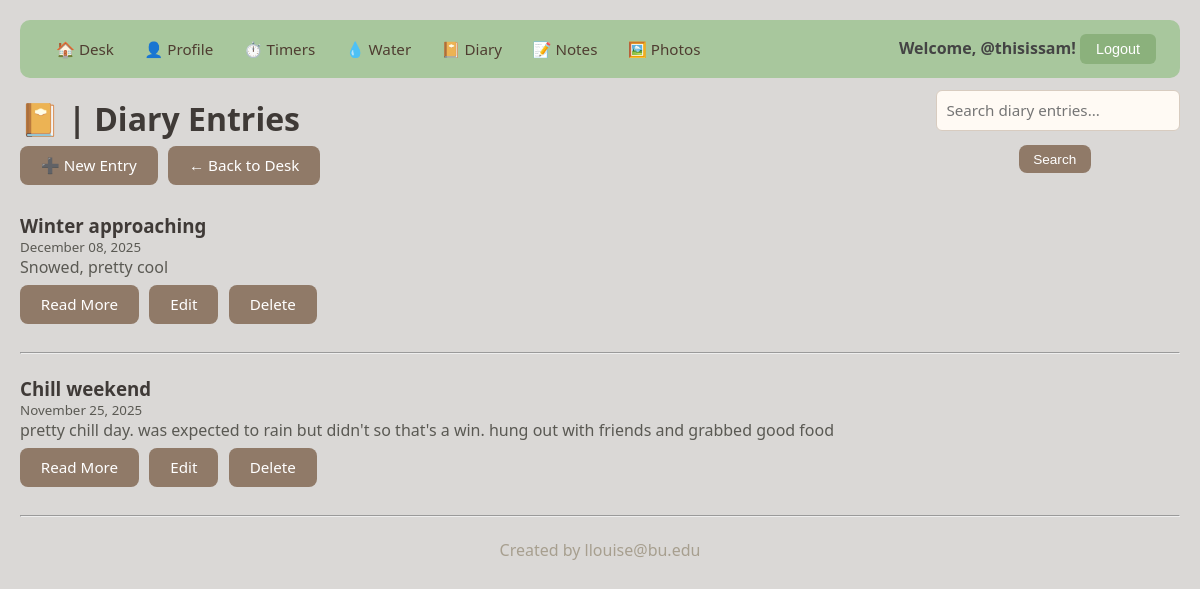
Screenshot of /project/diary/ (signed in) with the database file from the repository.
### project/models.py (models this page shows, shortened)
class DiaryEntry(models.Model):
    user = models.ForeignKey(
        User, on_delete=models.CASCADE, related_name="diary_entries"
    )
    date = models.DateField(auto_now_add=True)
    title = models.CharField(max_length=200, help_text="Short title for your entry")
    content = models.TextField(help_text="Write your thoughts here")
    created_at = models.DateTimeField(auto_now_add=True)
    updated_at = models.DateTimeField(auto_now=True)
    class Meta:
        ordering = ["-date"]
        verbose_name_plural = "Diary Entries"

### project/views.py (the view, shortened to what this page needs)
# urls.py: path("diary/", DiaryListView.as_view(), name="diary_list"),
class DiaryListView(LoginRequiredMixin, ListView):
    model = DiaryEntry
    template_name = "project/diary_list.html"
    context_object_name = "entries"
    def dispatch(self, request, *args, **kwargs):
        self.query = request.GET.get("q", "").strip()
        return super().dispatch(request, *args, **kwargs)
    def get_queryset(self):
        qs = DiaryEntry.objects.filter(user=self.request.user).order_by("-date")
        if self.query:
            qs = qs.filter(
                Q(title__icontains=self.query) | Q(content__icontains=self.query)
            )
        return qs
    def get_context_data(self, **kwargs):
        ctx = super().get_context_data(**kwargs)
        ctx["query"] = self.query
        return ctx

### project/templates/project/diary_list.html
{% extends 'project/base.html' %}
{% block content %}
<div class="page-header">
    <h1>📔 | Diary Entries</h1>
    <form method="get" class="diary-search-form">
        <input
            type="text"
            name="q"
            value="{{ query|default:'' }}"
            placeholder="Search diary entries..."
            class="form-input"
        >
        <button type="submit" class="btn btn-small">Search</button>
    </form>
</div>
<p>
    <a href="{% url 'create_diary' %}" class="btn">➕ New Entry</a>
    <a href="{% url 'desk' %}" class="btn">← Back to Desk</a>
</p>
<p>&nbsp;</p>
<ul>
    {% for entry in entries %}
        <li>
            <h3>{{ entry.title }}</h3>
            <p><small>{{ entry.date|date:"F d, Y" }}</small></p>
            <p>{{ entry.content|truncatewords:50 }}</p>
            <p>
                <a href="{% url 'diary_detail' entry.pk %}" class="btn">Read More</a>
                <a href="{% url 'update_diary' entry.pk %}" class="btn">Edit</a>
                <a href="{% url 'delete_diary' entry.pk %}" class="btn">Delete</a>
            </p>
        </li>
        <p>&nbsp;</p>
        <hr>
        <p>&nbsp;</p>
    {% empty %}
        <li>No diary entries yet. Write your first entry!</li>
    {% endfor %}
</ul>
{% endblock %}

### project/templates/project/base.html (shortened to what this page needs)
{% load static %}
<html>
  <head>
    <link rel="stylesheet" href="{% static 'styles-project.css' %}">
  </head>
  <body>
    <nav>
      <div class="nav-links">
        <a href="{% url 'desk' %}">🏠 Desk</a>
        {% if user.is_authenticated %}
          <a href="{% url 'profile_detail' %}">👤 Profile</a>
          <a href="{% url 'timer_list' %}">⏱️ Timers</a>
          <a href="{% url 'water_log_list' %}">💧 Water</a>
          <a href="{% url 'diary_list' %}">📔 Diary</a>
          <a href="{% url 'sticky_note_list' %}">📝 Notes</a>
          <a href="{% url 'photo_list' %}">🖼️ Photos</a>
        {% endif %}
      </div>
      <div class="user-info">
        {% if user.is_authenticated %}
          <span>Welcome, @{{ user.username }}!</span>
          <form method="post" action="{% url 'logout' %}" style="display:inline;">
            <button type="submit" class="nav-link-btn">Logout</button>
          </form>
        {% else %}
          <a href="{% url 'login' %}">Login</a>
        {% endif %}
      </div>
    </nav>
    {% block content %}
    {% endblock %}
    <footer> <div style="text-align: center;"> Created by llouise@bu.edu </div></footer>
  </body>
</html>

### static/styles-project.css (style rules this page uses)
* { margin: 0; padding: 0; box-sizing: border-box; }
body { margin: 0; padding: 20px; min-height: 100vh; font-family: 'Segoe UI', Tahoma, Geneva, Verdana, sans-serif; background: #dad8d6; color: #333; }
ul, li { padding: 0; list-style-type: none; }
h1, h2, h3 { color: #3f3a37; }
p { color: #5a5953; }
footer { width: 100%; color: rgb(167, 159, 143); text-align: center; bottom: 0px; }
nav { background: #a8c79d; padding: 0.85rem 1.5rem; border-radius: 10px; margin-bottom: 20px; display: flex; justify-content: space-between; align-items: center; }
nav a { color: #4f3d31; text-decoration: none; margin: 0 0.75rem; font-weight: 500; font-size: 0.95rem; transition: color 0.2s; }
.nav-links { display: flex; align-items: center; flex-wrap: wrap; gap: 0.4rem; }
.user-info { font-weight: 600; color: #444; }
nav button { background: #8bb17c; color: white; border: none; padding: 0.45rem 1rem; border-radius: 6px; cursor: pointer; font-weight: 500; font-size: 0.9rem; transition: background 0.2s; }
.btn { display: inline-block; padding: 0.6rem 1.3rem; background: #907a68; color: white; text-decoration: none; border-radius: 8px; border: none; cursor: pointer; font-size: 0.95rem; font-weight: 500; transition: background 0.2s, transform 0.2s, box-shadow 0.2s; margin: 0.4rem 0.4rem 0.4rem 0; }
.btn-small { padding: 0.4rem 0.9rem; font-size: 0.85rem; }
form { display: flex; flex-direction: column; gap: 1rem; max-width: 600px; }
.form-input, .form-textarea, .form-select { width: 100%; padding: 0.7rem; border: 1px solid #d8ccc0; border-radius: 8px; font-size: 0.95rem; transition: border-color 0.2s, background-color 0.2s; font-family: inherit; background-color: #fffaf4; }
input[type="text"], input[type="number"], input[type="date"], input[type="password"], textarea, select { width: 100%; padding: 0.6rem; border: 1px solid #d8ccc0; border-radius: 6px; background-color: #fffaf4; font-family: inherit; font-size: 0.95rem; }
.page-header { margin-top: -2.5rem; display: flex; justify-content: space-between; align-items: center; margin-bottom: -2.5rem; }
.diary-search-form { margin-top: 2rem; display: flex; gap: 0.5rem; align-items: center; }
.diary-search-form input[type="text"] { max-width: 300px; }

### rows the page displays
DiaryEntry: title "Winter approaching", date "December 08, 2025", content "Snowed, pretty cool"
DiaryEntry: title "Chill weekend", date "November 25, 2025", content "pretty chill day. was expected to rain but didn't so that's a win. hung out with friends and grabbed good food"

### other values shown
{{ user.username }} "thisissam"
